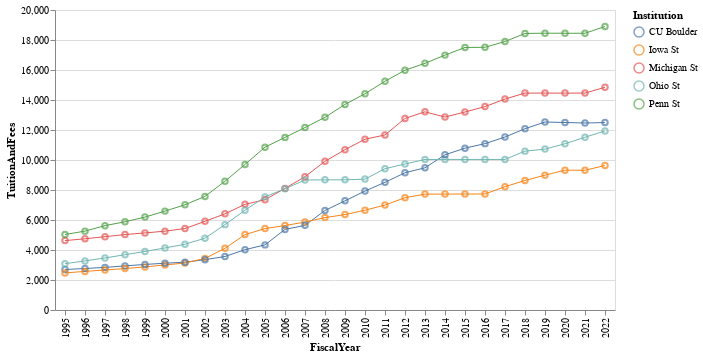

The cell this chart's notebook holds for it:
### Code cell
peer_schools = alt.Chart(data).mark_line(strokeWidth = 1).encode(
    x = alt.X('FiscalYear:O'),
    y = 'TuitionAndFees:Q',
    color = alt.Color('Institution:N', scale = alt.Scale(scheme = 'tableau10')),
    tooltip = ['Institution', 'FiscalYear', 'TuitionAndFees']
).transform_filter(
    alt.FieldOneOfPredicate(field = 'Institution', oneOf = ['CU Boulder', 'Michigan St', 'Ohio St', 'Penn St', 'Iowa St'])
)

points = alt.Chart(data).mark_point(size = 30, filled = False).encode(
    x = alt.X('FiscalYear:O'),
    y = 'TuitionAndFees:Q',
    color = alt.Color('Institution:N', scale = alt.Scale(scheme = 'tableau10')),
    tooltip = ['Institution', 'FiscalYear', 'TuitionAndFees']
).transform_filter(
    alt.FieldOneOfPredicate(field = 'Institution', oneOf = ['CU Boulder', 'Michigan St', 'Ohio St', 'Penn St', 'Iowa St'])
)

peer_schools + points

### Figure 1 — Vega-Lite specification as saved in the notebook (floating-point values rounded to 4 significant figures; data arrays with more than 128 entries replaced by an {"elided": "..."} marker saying what was removed)
{"config": {"view": {"continuousWidth": 400, "continuousHeight": 300}}, "layer": [{"mark": {"type": "line", "strokeWidth": 1}, "encoding": {"color": {"field": "Institution", "scale": {"scheme": "tableau10"}, "type": "nominal"}, "tooltip": [{"field": "Institution", "type": "nominal"}, {"field": "FiscalYear", "type": "quantitative"}, {"field": "TuitionAndFees", "type": "quantitative"}], "x": {"field": "FiscalYear", "type": "ordinal"}, "y": {"field": "TuitionAndFees", "type": "quantitative"}}, "transform": [{"filter": {"field": "Institution", "oneOf": ["CU Boulder", "Michigan St", "Ohio St", "Penn St", "Iowa St"]}}]}, {"mark": {"type": "point", "filled": false, "size": 30}, "encoding": {"color": {"field": "Institution", "scale": {"scheme": "tableau10"}, "type": "nominal"}, "tooltip": [{"field": "Institution", "type": "nominal"}, {"field": "FiscalYear", "type": "quantitative"}, {"field": "TuitionAndFees", "type": "quantitative"}], "x": {"field": "FiscalYear", "type": "ordinal"}, "y": {"field": "TuitionAndFees", "type": "quantitative"}}, "transform": [{"filter": {"field": "Institution", "oneOf": ["CU Boulder", "Michigan St", "Ohio St", "Penn St", "Iowa St"]}}]}], "data": {"name": "data-239947b19add49787a885b0b619dbc68"}, "$schema": "https://vega.github.io/schema/vega-lite/v4.17.0.json", "datasets": {"data-239947b19add49787a885b0b619dbc68": {"elided": "940 records"}}}
